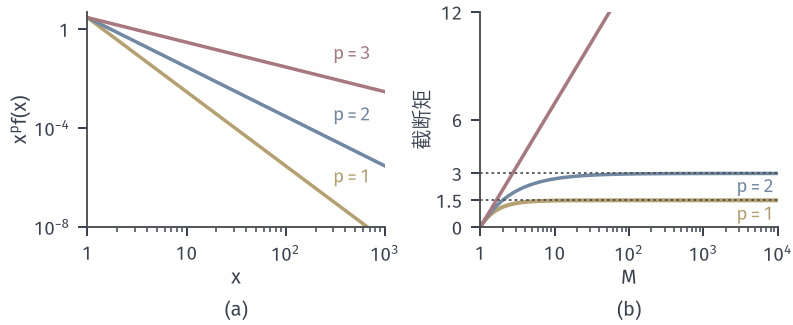

Here is the Python script that generated this plot:
from pathlib import Path
import sys
HERE = Path(__file__).resolve().parent
sys.path.insert(0, str(HERE.parent/'rvm-common'))
from rvm_fig import *
# Density f(x)=3x^{-4}, x>=1.  (a) integrands x^p f(x) = 3x^{p-4} for p=1,2,3 on log-log axes.
# (b) truncated moments int_1^M x^p f(x) dx = 3/2(1-M^-2), 3(1-M^-1), 3 ln M.
fig, axes = figure(width_mm=112, height_mm=46, ncols=2)
panel(fig, left=.11, right=.98, bottom=.3, wspace=.32)
x = np.logspace(0, 3, 400)
cols = {1: YELLOW, 2: BLUE, 3: RED}
ax = axes[0]
for p in (1, 2, 3):
    ax.plot(x, 3*x**(p-4.), color=cols[p], lw=1.4)
ax.set_xscale('log'); ax.set_yscale('log'); ax.set_xlim(1, 1e3); ax.set_ylim(1e-8, 5)
lab(ax, 300, 3*300**-3*4, '$p=1$', YELLOW, ha='left', va='bottom')
lab(ax, 300, 3*300**-2*4, '$p=2$', BLUE, ha='left', va='bottom')
lab(ax, 300, 3*300**-1*4, '$p=3$', RED, ha='left', va='bottom')
ax.set_xticks([1, 10, 100, 1000]); ax.set_xticklabels(['1', '10', '$10^2$', '$10^3$'])
ax.set_yticks([1e-8, 1e-4, 1]); ax.set_yticklabels(['$10^{-8}$', '$10^{-4}$', '1'])
axlab(ax, '$x$', '$x^p f(x)$')
ax = axes[1]
M = np.logspace(0, 4, 400)
ax.plot(M, 1.5*(1-M**-2.), color=YELLOW, lw=1.6)
ax.plot(M, 3*(1-1/M), color=BLUE, lw=1.4)
ax.plot(M, 3*np.log(M), color=RED, lw=1.4)
ax.axhline(1.5, color=STROKE, lw=.7, ls=DOT); ax.axhline(3, color=STROKE, lw=.7, ls=DOT)
lab(ax, 9000, 1.5-.25, '$p=1$', YELLOW, ha='right', va='top')
lab(ax, 9000, 3-.25, '$p=2$', BLUE, ha='right', va='top')
lab(ax, 300, 3*np.log(300)+.4, '$p=3$', RED, ha='right', va='bottom')
ax.set_xscale('log'); ax.set_xlim(1, 1e4); ax.set_ylim(0, 12)
ax.set_xticks([1, 10, 100, 1000, 10000]); ax.set_xticklabels(['1', '10', '$10^2$', '$10^3$', '$10^4$']); ax.set_yticks([0, 1.5, 3, 6, 12]); ax.set_yticklabels(['0', '1.5', '3', '6', '12'])
axlab(ax, '$M$', '截断矩')
tags(fig, axes)
save(fig, HERE, 'figure', {'M=1e4': [1.5*(1-1e-8), 3*(1-1e-4), 3*np.log(1e4)]})
